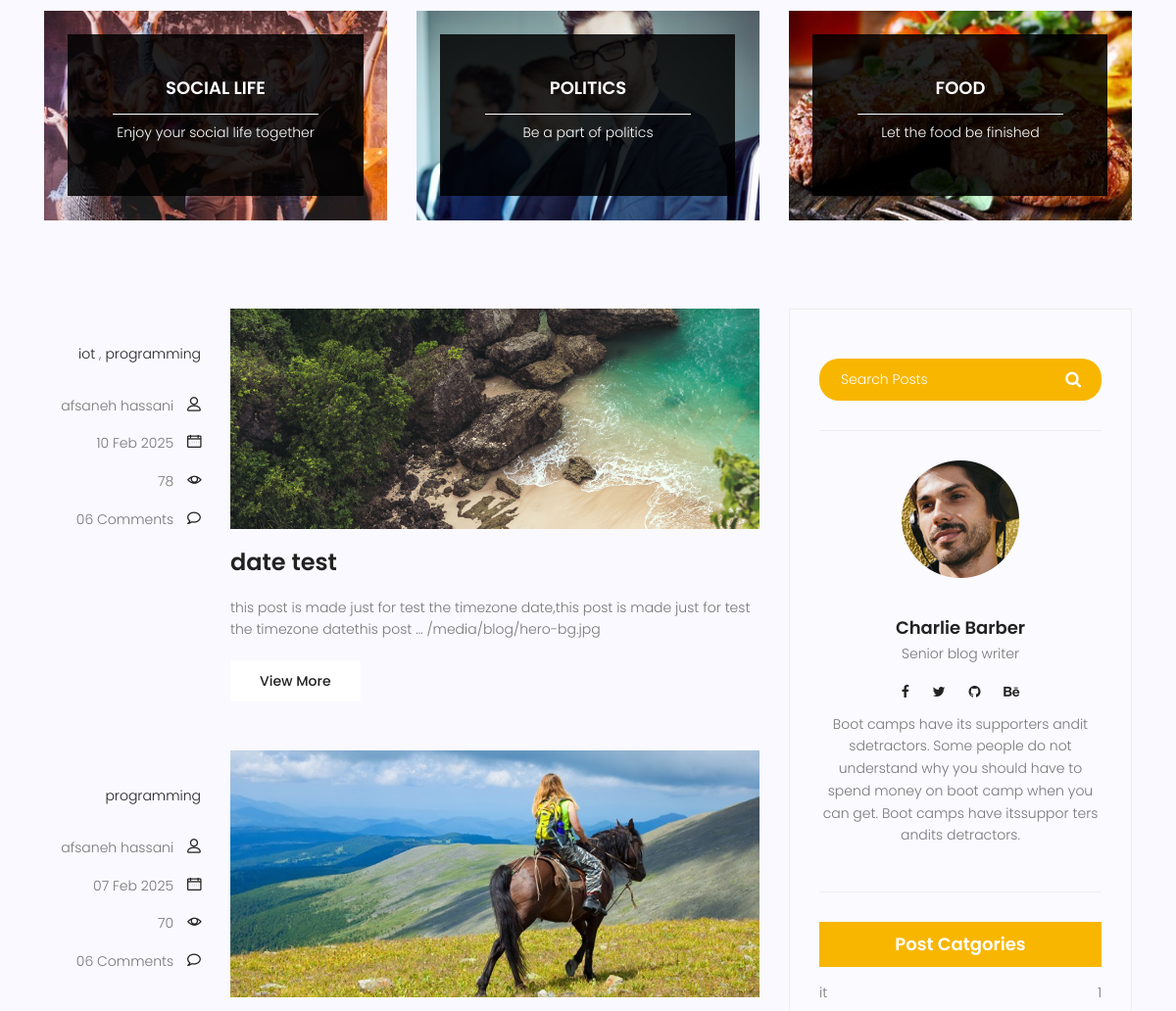
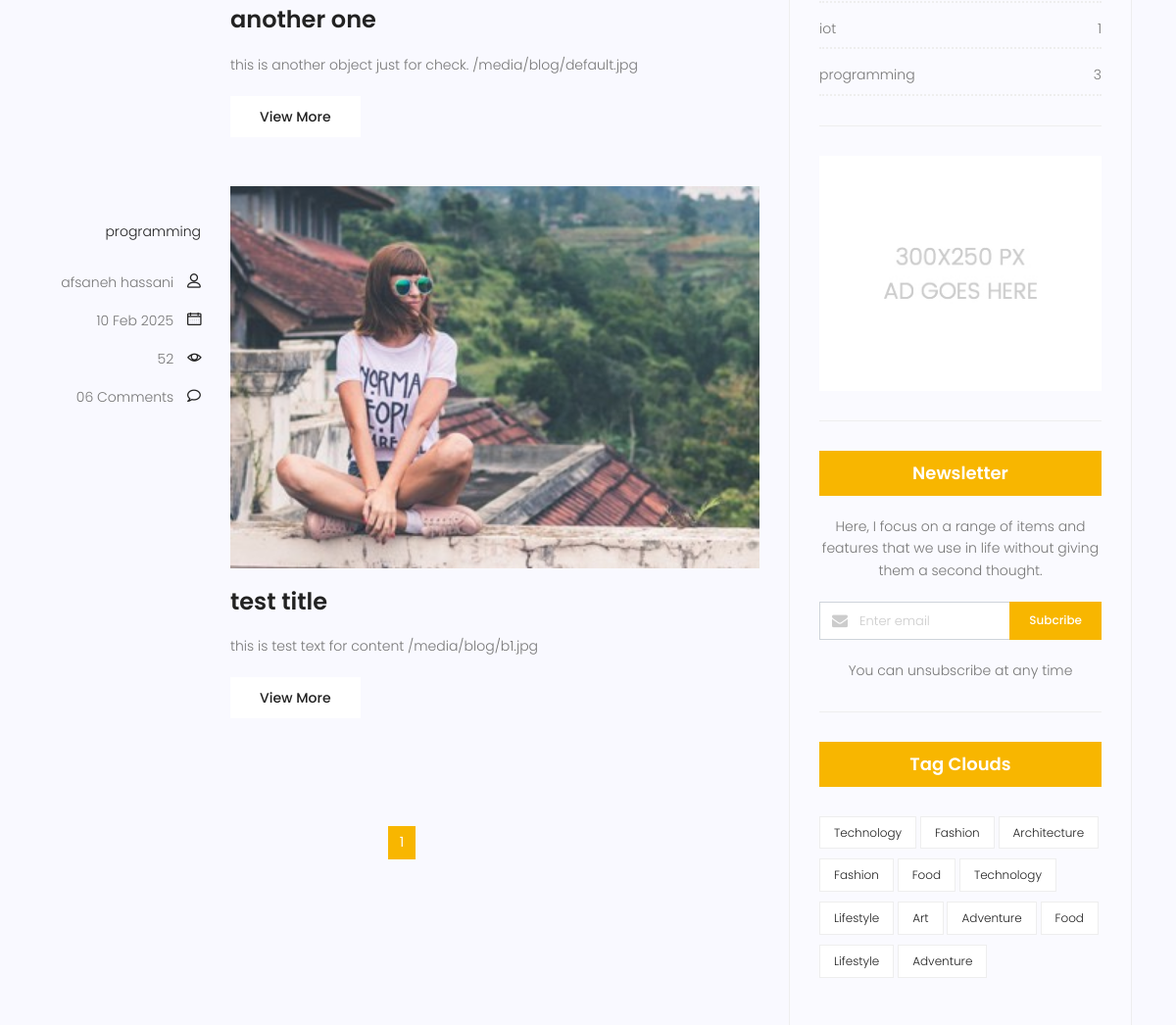
The page /blog/ (middle part) on the database as committed earlier (2 pictures, top to bottom).
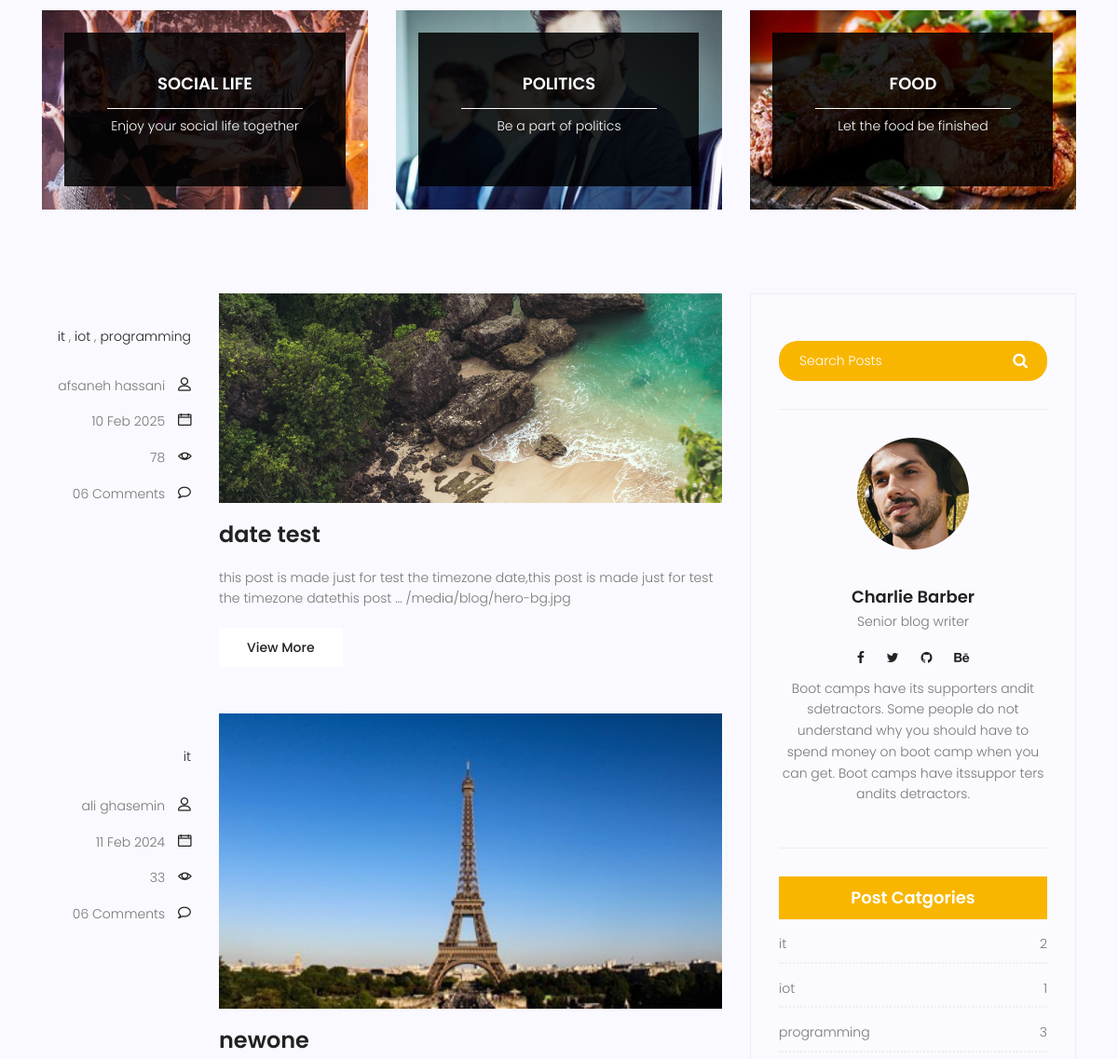
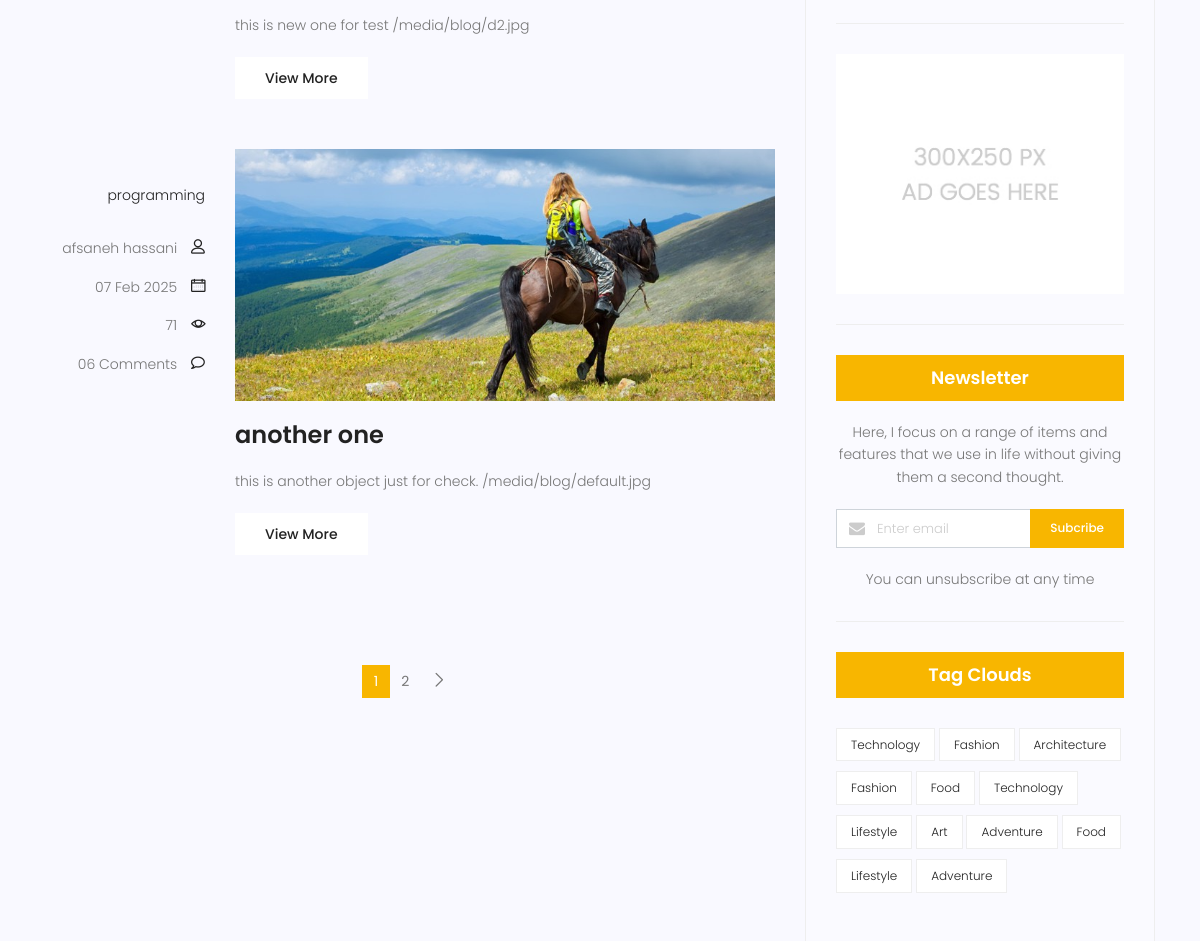
The same page on the database as committed later (2 pictures, top to bottom).
### blog/models.py (models this page shows, shortened)
class Category(models.Model):
    name=models.CharField(max_length=255)
    def __str__(self):
        return self.name

class Post(models.Model):
    image=models.ImageField(upload_to='blog/',default='blog/default.jpg')
    author=models.ForeignKey(User,on_delete=models.SET_NULL,null=True)
    title=models.CharField(max_length=255)
    content=models.TextField()
    category=models.ManyToManyField(Category)
    counted_view=models.IntegerField(default=0)
    status=models.BooleanField(default=False)
    published_date=models.DateTimeField(null=True)
    created_date=models.DateTimeField(auto_now_add=True)
    updated_date=models.DateTimeField(auto_now=True)
    class Meta:
        ordering=['-created_date']

### blog/views.py (the view)
# urls.py: path('', blog_view, name='index'),
def blog_view(request,**kwargs):
    posts=Post.objects.filter(published_date__lte=timezone.now(),status=1)
    if kwargs.get('cat_name')!=None:
        posts=posts.filter(category__name=kwargs['cat_name'])
    if kwargs.get('author_username')!=None:
        posts=posts.filter(author__username=kwargs['author_username'])
    posts=Paginator(posts,3)
    try:
        page_number=request.GET.get('page')
        posts=posts.get_page(page_number)
    except PageNotAnInteger:
        posts=posts.get_page(1)
    except EmptyPage:
        posts=posts.get_page(1)
    context={'posts': posts}
    return render(request,'blog/blog-home.html',context)

### blog/templatetags/blog-tags.py (called while the page is built)
@register.inclusion_tag('blog/blog-post-categories.html')
def postcategories():
    posts=Post.objects.filter(status=1)
    categories=Category.objects.all()
    cat_dict={}
    for name in categories:
        cat_dict[name]=posts.filter(category=name).count()
    return {'categories':cat_dict}

### templates/blog/blog-home.html (shortened to what the changed rows need)
{% extends 'base.html' %}
{% load static %}
{% load blog-tags %}
{% block content %}
  <section class="post-content-area">
    <div class="container">
      <div class="row">
        <div class="col-lg-8 posts-list">
          {%for post in posts%}
          <div class="single-post row">
            <div class="col-lg-3 col-md-3 meta-details">
              <ul class="tags">
                {%for cat in post.category.all%}
                <li> <a href='{% url 'blog:category' cat_name=cat.name %}'> {{cat.name}}</a> {%if not forloop.last %},{% endif %}</li>
                {%endfor%}
              </ul>
              <div class="user-details row">
                <p class="user-name col-lg-12 col-md-12 col-6">
                  <a href="{%url 'blog:author' author_username=post.author.username%}">{{post.author.get_full_name}}</a> <span class="lnr lnr-user"></span>
                </p>
                <p class="date col-lg-12 col-md-12 col-6">
                  <a href="#">{{post.published_date|date:'d M Y'}}</a> <span class="lnr lnr-calendar-full"></span>
                </p>
                <p class="view col-lg-12 col-md-12 col-6">
                  <a href="#">{{post.counted_view}}</a> <span class="lnr lnr-eye"></span>
                </p>
                <p class="comments col-lg-12 col-md-12 col-6">
                  <a href="#">06 Comments</a> <span class="lnr lnr-bubble"></span>
                </p>
              </div>
            </div>
            <div class="col-lg-9 col-md-9">
              <div class="feature-img">
                <img class="img-fluid" src="{{post.image.url}}" alt="" />
              </div>
              <a class="posts-title" href={% url 'blog:single' pid=post.id %}><h3>{{post.title}}</h3></a>
              <p class="excert">{{post.content|truncatewords:20}}
                {{post.image.url}}
              </p>
              <a href={% url 'blog:single' pid=post.id %} class="primary-btn">View More</a>
            </div>
          </div>
          {%endfor%}
          <nav class="blog-pagination justify-content-center d-flex">
            <ul class="pagination">
              {% for i in posts.paginator.page_range %}
              {%if posts.number == i %}
              <li class="page-item active">
                <a href="?page={{i}}" class="page-link">{{i}}</a></li>
              {% else %}
                <li class="page-item ">
                  <a href="?page={{i}}" class="page-link">{{i}}</a></li>
              {% endif%}
              {% endfor %}
              {%if posts.has_next %}
              <li class="page-item">
                <a href="?page={{posts.next_page_number}}" class="page-link" aria-label="next"><span aria-hidden="true">
                  <span class="lnr lnr-chevron-right"></span></span></a>
              </li>
              {% endif %}
            </ul>
          </nav>
        </div>
        <div class="col-lg-4 sidebar-widgets">
          <div class="widget-wrap">
            {% postcategories %}
          </div>
        </div>
      </div>
    </div>
  </section>
{% endblock %}

### templates/blog/blog-post-categories.html
 {%load static  %}
<div class="single-sidebar-widget post-category-widget">
    <h4 class="category-title">Post Catgories</h4>
    <ul class="cat-list">
      {%for name,count in categories.items %}
      <li>
        <a href="{% url 'blog:category' cat_name=name%}" class="d-flex justify-content-between">
          <p>{{name}}</p>
          <p>{{count}}</p>
        </a>
      </li>
      {%endfor %}
    </ul>
  </div>

Rows that differ between the two databases and show on the page:
no longer on this page (row unchanged): Post: author.get_full_name "afsaneh hassani", published_date "10 Feb 2025", counted_view "52", image (picture), title "test title", content "this is test text for content", image "/media/blog/b1.jpg", Category (name "programming")
changed Post "date test": gains Category (name "it", count "2")
computed for Category "it": id "1" → "2"
now on this page (row edited): Post: author.get_full_name "ali ghasemin", published_date "11 Feb 2024", counted_view "33", image (picture), title "newone", content "this is new one for test", image "/media/blog/d2.jpg", Category (name "it")
changed Post "another one": counted_view "70" → "71"
Other text that changed with them:
new list line: "2"
